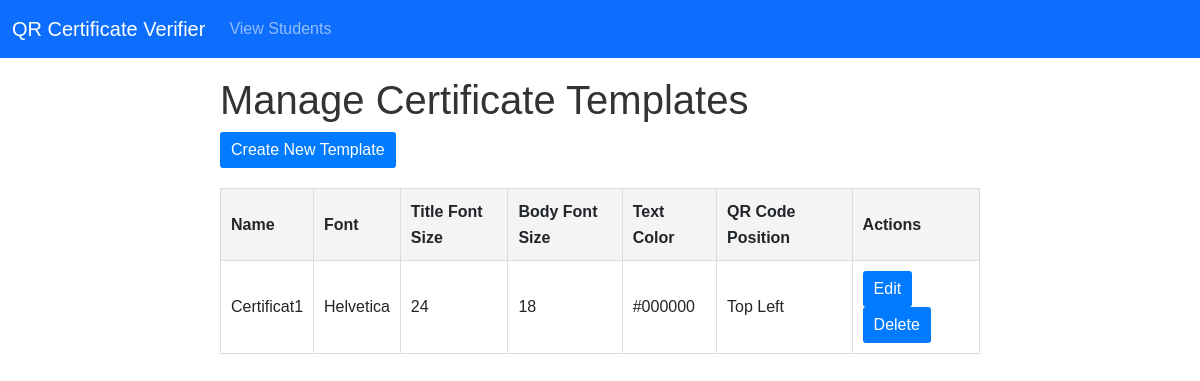
/certificate/templates/, run on the app's committed database.
### certifications/models.py (models this page shows, shortened)
class CertificateTemplate(models.Model):
    name = models.CharField(max_length=100)
    background_image = models.ImageField(upload_to='certificate_templates', blank=True, null=True)
    font = models.CharField(max_length=50, default='Helvetica')
    title_font_size = models.IntegerField(default=24)
    body_font_size = models.IntegerField(default=18)
    text_color = models.CharField(max_length=7, default='#000000')
    qr_code_position = models.CharField(max_length=20, choices=[
        ('top_left', 'Top Left'),
        ('top_right', 'Top Right'),
        ('bottom_left', 'Bottom Left'),
        ('bottom_right', 'Bottom Right'),
    ], default='bottom_right')

### certifications/views.py (the view)
# urls.py: path('templates/', views.manage_templates, name='manage_templates'),
def manage_templates(request):
    templates = CertificateTemplate.objects.all()
    return render(request, 'manage_templates.html', {'templates': templates})

### templates/manage_templates.html (shortened to what this page needs)
{% extends 'base.html' %}
{% block content %}
<h1>Manage Certificate Templates</h1>
<a href="{% url 'certifications:create_template' %}" class="btn">Create New Template</a>
<table>
    <thead>
        <tr>
            <th>Name</th>
            <th>Font</th>
            <th>Title Font Size</th>
            <th>Body Font Size</th>
            <th>Text Color</th>
            <th>QR Code Position</th>
            <th>Actions</th>
        </tr>
    </thead>
    <tbody>
        {% for template in templates %}
        <tr>
            <td>{{ template.name }}</td>
            <td>{{ template.font }}</td>
            <td>{{ template.title_font_size }}</td>
            <td>{{ template.body_font_size }}</td>
            <td>{{ template.text_color }}</td>
            <td>{{ template.get_qr_code_position_display }}</td>
            <td>
                <a href="{% url 'certifications:edit_template' template.id %}" class="btn">Edit</a>
                <a href="{% url 'certifications:delete_template' template.id %}" class="btn" onclick="return confirm('Are you sure you want to delete this template?')">Delete</a>
            </td>
        </tr>
        {% endfor %}
    </tbody>
</table>
{% endblock %}

### templates/base.html (style rules this page uses)
body { font-family: Arial, sans-serif; line-height: 1.6; margin: 0; padding-top: 56px; }
h1 { color: #333; }

### templates/manage_templates.html (style rules this page uses)
table { width: 100%; border-collapse: collapse; margin-top: 20px; }
th, td { padding: 10px; border: 1px solid #ddd; text-align: left; }
th { background-color: #f4f4f4; }
.btn { display: inline-block; padding: 5px 10px; background-color: #007bff; color: #fff; text-decoration: none; border-radius: 3px; }

### data on the page
CertificateTemplate: name "Certificat1", font "Helvetica", title_font_size "24", body_font_size "18", text_color "#000000", qr_code_position "Top Left"
